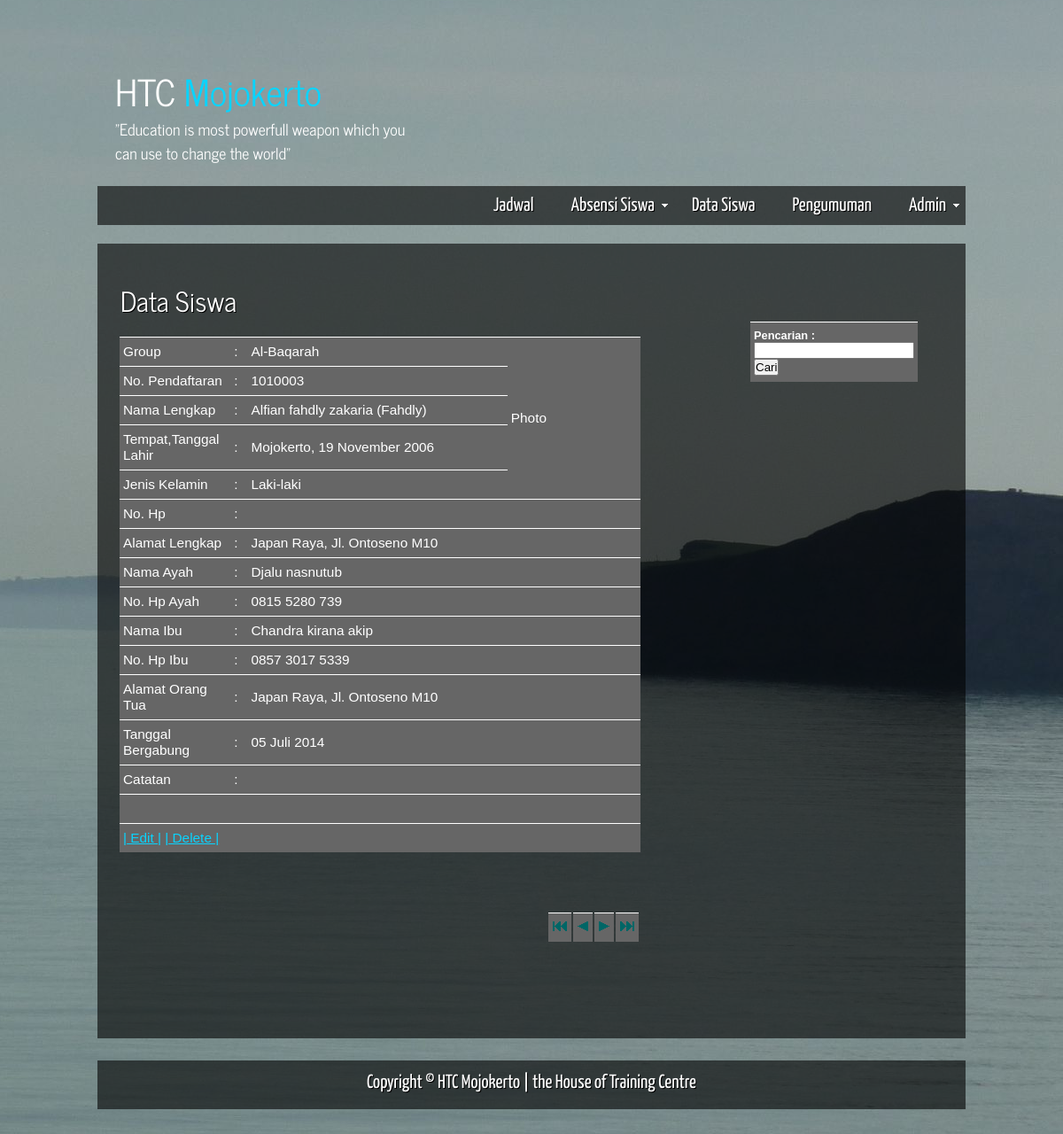
Page /HTCstudent.php?pageNum_Recordset1=1&totalRows_Recordset1=53 on the committed database.
### tables this page shows
CREATE TABLE IF NOT EXISTS `data_siswa` (
  `Group` varchar(20) NOT NULL,
  `Program` varchar(32) NOT NULL,
  `No_Registrasi` int(11) NOT NULL AUTO_INCREMENT,
  `Nama` varchar(35) NOT NULL,
  `Nama_panggilan` varchar(10) NOT NULL,
  `Tempat_Tanggal_Lahir` varchar(40) NOT NULL,
  `Jenis_kelamin` varchar(10) NOT NULL,
  `No_Hp` varchar(15) DEFAULT NULL,
  `Alamat_Lengkap` varchar(200) DEFAULT NULL,
  `Nama_ayah` varchar(35) NOT NULL,
  `No_Hp_Ayah` varchar(15) DEFAULT NULL,
  `Nama_Ibu` varchar(35) NOT NULL,
  `No_Hp_Ibu` varchar(15) DEFAULT NULL,
  `Alamat_Orang_Tua` varchar(200) DEFAULT NULL,
  `Date_of_joint` varchar(20) NOT NULL,
  `Sistem_Administrasi` varchar(200) DEFAULT NULL,
  `Catatan` varchar(200) DEFAULT NULL,
  `Foto` varchar(100) DEFAULT NULL,
  PRIMARY KEY (`No_Registrasi`),
  UNIQUE KEY `No_Registrasi` (`No_Registrasi`)
);

### HTCstudent.php (the view, shortened to what this page needs)
<?php require_once('Connections/Server_HTC.php'); ?>
<?php
$currentPage = $_SERVER["PHP_SELF"];
$maxRows_Recordset1 = 1;
$pageNum_Recordset1 = 0;
if (isset($_GET['pageNum_Recordset1'])) {
  $pageNum_Recordset1 = $_GET['pageNum_Recordset1'];
}
$startRow_Recordset1 = $pageNum_Recordset1 * $maxRows_Recordset1;
$query_Recordset1 = "SELECT data_siswa.`Group`, data_siswa.No_Registrasi, data_siswa.Nama, data_siswa.Nama_panggilan, data_siswa.Tempat_Tanggal_Lahir, data_siswa.Jenis_kelamin, data_siswa.No_Hp, data_siswa.Alamat_Lengkap, data_siswa.Nama_ayah, data_siswa.No_Hp_Ayah, data_siswa.Nama_Ibu, data_siswa.No_Hp_Ibu, data_siswa.`Alamat_Orang_Tua`, data_siswa.Date_of_joint, data_siswa.Sistem_Administrasi, data_siswa.Catatan FROM data_siswa";
$query_limit_Recordset1 = sprintf("%s LIMIT %d, %d", $query_Recordset1, $startRow_Recordset1, $maxRows_Recordset1);
$Recordset1 = mysql_query($query_limit_Recordset1, $Server_HTC) or die(mysql_error());
$row_Recordset1 = mysql_fetch_assoc($Recordset1);
if (isset($_GET['totalRows_Recordset1'])) {
  $totalRows_Recordset1 = $_GET['totalRows_Recordset1'];
} else {
  $all_Recordset1 = mysql_query($query_Recordset1);
  $totalRows_Recordset1 = mysql_num_rows($all_Recordset1);
}
$totalPages_Recordset1 = ceil($totalRows_Recordset1/$maxRows_Recordset1)-1;
$queryString_Recordset1 = "";
$queryString_Recordset1 = sprintf("&totalRows_Recordset1=%d%s", $totalRows_Recordset1, $queryString_Recordset1);
?>
<!DOCTYPE HTML>
<html>
<head>
  <link rel="stylesheet" type="text/css" href="css/style.css" />
</head>
<body>
  <div id="main">
    <header>
      <div id="logo">
        <div id="logo_text">
          <h1><a href="index.php">HTC<span class="logo_colour"> Mojokerto</span></a></h1>
          <h2>&quot;Education is most powerfull weapon which you can use to change the world&quot;</h2>
        </div>
      </div>
      <nav>
        <div id="menu_container">
          <ul class="sf-menu" id="nav">
            <li><a href="index.php">Jadwal</a></li>
                        <li><a href="#">Absensi Siswa</a>
</li>
<li><a href="HTCstudent.php">Data Siswa</a></li>
            <li><a href="#l">Pengumuman</a></li>
             <li><a href="#">Admin</a>
        </div>
      </nav>
    </header>
<div id="site_content">
  <div id="sidebar_container"><h3>&nbsp;</h3><a href="#"></a>
    <div class="sidebar">
      <form name="form" method="get" action="HTCstudent.php?q=<?php echo $row_Recordset1['Nama']; ?>">
<table width="40%" border="0" align="center" cellpadding="0">
<tr bgcolor="orange">
  <td colspan="3">
  <strong> Pencarian : </strong>
  <input type="text" name="name">
  <input type="submit" name="Submit" id="SUBMIT" value="Cari" ></td>
</tr>
</table>
</form>
    </div>
</div>
      <div class="content">
        <h1>Data Siswa</h1>
        <?php do { ?>
        <table width="588" border="0" cellpadding="0" cellspacing="0" id="container">
          <tr>
            <td width="118">Group </td>
            <td width="12">:</td>
            <td width="306"><?php echo $row_Recordset1['Group']; ?></td>
            <td width="152" rowspan="5">Photo</td>
          </tr>
          <tr>
            <td>No. Pendaftaran </td>
            <td>:</td>
            <td><?php echo $row_Recordset1['No_Registrasi']; ?></td>
          </tr>
          <tr>
            <td>Nama Lengkap </td>
            <td>:</td>
            <td><?php echo $row_Recordset1['Nama']; ?> (<?php echo $row_Recordset1['Nama_panggilan']; ?>)</td>
          </tr>
          <tr>
            <td>Tempat,Tanggal Lahir </td>
            <td>:</td>
            <td><?php echo $row_Recordset1['Tempat_Tanggal_Lahir']; ?></td>
          </tr>
          <tr>
            <td>Jenis Kelamin </td>
            <td>:</td>
            <td><?php echo $row_Recordset1['Jenis_kelamin']; ?></td>
          </tr>
          <tr>
            <td>No. Hp </td>
            <td>:</td>
            <td><?php echo $row_Recordset1['No_Hp']; ?></td>
            <td>&nbsp;</td>
          </tr>
          <tr>
            <td>Alamat Lengkap </td>
            <td>:</td>
            <td colspan="2"><?php echo $row_Recordset1['Alamat_Lengkap']; ?></td>
          </tr>
          <tr>
            <td>Nama Ayah </td>
            <td>:</td>
            <td colspan="2"><?php echo $row_Recordset1['Nama_ayah']; ?></td>
          </tr>
          <tr>
            <td>No. Hp Ayah </td>
            <td>:</td>
            <td colspan="2"><?php echo $row_Recordset1['No_Hp_Ayah']; ?></td>
          </tr>
          <tr>
            <td>Nama Ibu </td>
            <td>:</td>
            <td colspan="2"><?php echo $row_Recordset1['Nama_Ibu']; ?></td>
          </tr>
          <tr>
            <td>No. Hp Ibu </td>
            <td>:</td>
            <td colspan="2"><?php echo $row_Recordset1['No_Hp_Ibu']; ?></td>
          </tr>
          <tr>
            <td>Alamat Orang Tua</td>
            <td>:</td>
            <td colspan="2"><?php echo $row_Recordset1['Alamat_Orang_Tua']; ?></td>
          </tr>
          <tr>
            <td>Tanggal Bergabung</td>
            <td>:</td>
            <td colspan="2"><?php echo $row_Recordset1['Date_of_joint']; ?></td>
          </tr>
          <tr>
            <td>Catatan</td>
            <td>:</td>
            <td colspan="2"><?php echo $row_Recordset1['Catatan']; ?></td>
          </tr>
          <tr>
            <td colspan="4">&nbsp;</td>
          </tr>
          <tr>
            <td colspan="4"> <a href="Admin/pssedtsiswa.php">| Edit |</a> <a href="#">| Delete |</a></td>
          </tr>
        </table>
          <?php } while ($row_Recordset1 = mysql_fetch_assoc($Recordset1)); ?>
        <p>
        <p>&nbsp;
        <table border="0" align="right">
          <tr>
            <td><?php if ($pageNum_Recordset1 > 0) {  ?>
                <a href="<?php printf("%s?pageNum_Recordset1=%d%s", $currentPage, 0, $queryString_Recordset1); ?>"><img src="First.gif"></a>
            <?php }  ?></td>
            <td><?php if ($pageNum_Recordset1 > 0) {  ?>
                <a href="<?php printf("%s?pageNum_Recordset1=%d%s", $currentPage, max(0, $pageNum_Recordset1 - 1), $queryString_Recordset1); ?>"><img src="Previous.gif"></a>
            <?php }  ?></td>
            <td><?php if ($pageNum_Recordset1 < $totalPages_Recordset1) {  ?>
                <a href="<?php printf("%s?pageNum_Recordset1=%d%s", $currentPage, min($totalPages_Recordset1, $pageNum_Recordset1 + 1), $queryString_Recordset1); ?>"><img src="Next.gif"></a>
            <?php }  ?></td>
            <td><?php if ($pageNum_Recordset1 < $totalPages_Recordset1) {  ?>
                <a href="<?php printf("%s?pageNum_Recordset1=%d%s", $currentPage, $totalPages_Recordset1, $queryString_Recordset1); ?>"><img src="Last.gif"></a>
            <?php }  ?></td>
          </tr>
        </table>
        </p>
</p>
<p>&nbsp;</p>
</div>
</div>
    <footer>
      <p>Copyright &copy; HTC Mojokerto | <a href="http://www.css3templates.co.uk">the House of Training Centre</a></p>
    </footer>
  </div>
</body>
</html>

### css/style.css (style rules this page uses)
html { height: 100%; }
* { margin: 0; padding: 0; }
article, aside, figure, footer, header, hgroup, nav, section { display:block; }
body { font: normal .80em arial, sans-serif; background: #FFF url(../images/back.jpg) no-repeat center fixed; color: #DDD; }
p { padding: 0 0 20px 0; line-height: 1.7em; }
img { border: 0; }
h1, h2, h3, h4, h5, h6 { color: #362C20; letter-spacing: 0em; padding: 0 0 5px 0; }
h1, h2, h3 { font: normal 140% arial, sans-serif; margin: 0 0 15px 0; padding: 15px 0 5px 0; color: #FFF; }
h2 { font-size: 160%; padding: 9px 0 5px 0; color: #F67F00; }
h3 { font-size: 140%; padding: 5px 0 0 0; }
a, a:hover { outline: none; text-decoration: underline; color: #09D4FF; }
ul { margin: 2px 0 22px 17px; }
ul li { list-style-type: circle; margin: 0 0 3px 0; padding: 0 0 4px 5px; line-height: 1.5em; }
#main, nav, #container, #logo, #site_content, footer { margin-left: auto; margin-right: auto; }
#main { margin: 50px auto; width: 980px; padding-bottom: 30px; }
header { background: transparent; height: 225px; }
#logo { width: 330px; float: left; height: 100px; color: #888; padding: 20px; margin-bottom: 20px; }
#logo h1, #logo h2 { font: normal 320% 'News Cycle', arial, sans-serif; border-bottom: 0; text-transform: none; margin: 0; }
#logo_text h1, #logo_text h1 a, #logo_text h1 a:hover { padding: 0; color: #FFF; text-decoration: none; }
#logo_text h1 a .logo_colour { color: #09D4FF; }
#logo_text h2 { font-size: 140%; padding: 0 0 0 0; color: #FFF; }
nav { float: left; height: 44px; width: 980px; margin: 0 auto 0 auto; color: #FFF; background: transparent url(../images/transparent.png); }
#menu_container { width: 980px; margin: 0 auto 0 auto; }
#site_content { width: 930px; overflow: hidden; margin: 0px auto 0 auto; padding: 25px; background: transparent url(../images/transparent.png); }
#sidebar_container { float: right; width: 224px; padding: 20px 5px 0 0; }
.sidebar { float: right; width: 200px; margin: 0 0 17px 0; padding: 0 15px 5px 13px; }
.sidebar h3, .content h1 { padding: 0 15px 20px 0; font: 200% 'News Cycle', arial, sans-serif; text-shadow: #000 1px 1px; margin: 0 1px; color: #FFF; }
.content { text-align: left; width: auto; float: left; font-size: 120%; margin-top: 0; margin-right: 0; margin-bottom: 15px; margin-left: 0; padding-top: 14px; padding-right: 0; padding-bottom: 0; padding-left: 0; }
footer { width: 980px; font: 170% 'Yanone Kaffeesatz', arial, sans-serif; text-shadow: 1px 1px #000; height: 30px; padding: 5px 0 20px 0; text-align: center; color: #FFF; margin-top: 25px; background: transparent url(../images/transparent.png); }
footer p { line-height: 1.7em; padding: 0 0 10px 0; }
footer a { color: #FFF; text-decoration: none; }
table { margin: 0px 0 0px 0; }
table tr th, table tr td { background: #70D4E6; color: #FFF; padding: 7px 4px; text-align: left; }
table tr td { background: #666666; color: #FFF; border-top: 1px solid #FFF; }
ul.sf-menu,ul.sf-menu * { margin: 0; padding: 0; }
ul.sf-menu { display: block; position: relative; }
ul.sf-menu li { display: block; list-style: none; float: left; position: relative; }
ul.sf-menu a { display: block; position: relative; }
ul#nav { float: right; }
ul#nav li a { padding:7px 20px 6px 20px; font: 170% 'Yanone Kaffeesatz', arial, sans-serif; text-shadow: 1px 1px #000; text-decoration: none; color: #FFF; margin-right: 2px; }

### rows in the picture
data_siswa: Group "Al-Baqarah", No_Registrasi "1010003", Nama "Alfian fahdly zakaria", Nama_panggilan "Fahdly", Tempat_Tanggal_Lahir "Mojokerto, 19 November 2006", Jenis_kelamin "Laki-laki", Alamat_Lengkap "Japan Raya, Jl. Ontoseno M10", Nama_ayah "Djalu nasnutub", No_Hp_Ayah "0815 5280 739", Nama_Ibu "Chandra kirana akip", No_Hp_Ibu "0857 3017 5339", Alamat_Orang_Tua "Japan Raya, Jl. Ontoseno M10", Date_of_joint "05 Juli 2014"
